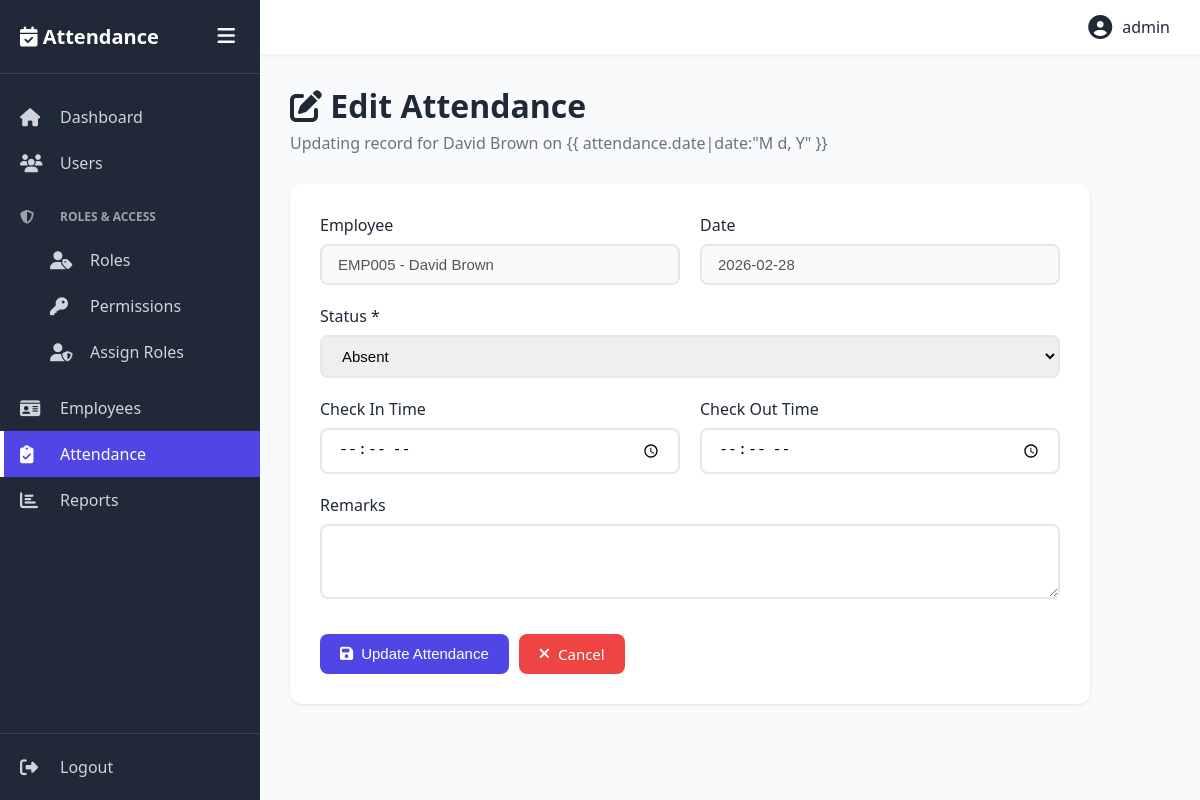
The page /attendance/edit/52/ (signed in) on the database its author committed.
### accounts/models.py (models this page shows, shortened)
class Attendance(models.Model):
    STATUS_CHOICES = [
        ('present', 'Present'),
        ('absent', 'Absent'),
        ('leave', 'Leave'),
        ('late', 'Late'),
    ]
    employee = models.ForeignKey(Employee, on_delete=models.CASCADE, related_name='attendances')
    date = models.DateField(default=timezone.now)
    check_in = models.TimeField(null=True, blank=True)
    check_out = models.TimeField(null=True, blank=True)
    status = models.CharField(max_length=10, choices=STATUS_CHOICES, default='absent')
    remarks = models.TextField(blank=True)
    created_at = models.DateTimeField(auto_now_add=True)
    class Meta:
        unique_together = ('employee', 'date')
        ordering = ['-date']

class Employee(models.Model):
    GENDER_CHOICES = [
        ('M', 'Male'),
        ('F', 'Female'),
        ('O', 'Other'),
    ]
    employee_id = models.CharField(max_length=20, unique=True, blank=True)
    first_name = models.CharField(max_length=100)
    last_name = models.CharField(max_length=100)
    email = models.EmailField(unique=True)
    phone = models.CharField(max_length=15)
    gender = models.CharField(max_length=1, choices=GENDER_CHOICES)
    date_of_birth = models.DateField()
    date_of_joining = models.DateField()
    department = models.CharField(max_length=100)
    designation = models.CharField(max_length=100)
    is_active = models.BooleanField(default=True)
    created_at = models.DateTimeField(auto_now_add=True)
    updated_at = models.DateTimeField(auto_now=True)

### accounts/views.py (the view, shortened to what this page needs)
# urls.py: path('attendance/edit/<int:attendance_id>/', views.attendance_edit, name='attendance_edit'),
@login_required
def attendance_edit(request, attendance_id):
    attendance = get_object_or_404(Attendance, id=attendance_id)
    return render(request, 'attendance/edit.html', {'attendance': attendance})

### templates/attendance/edit.html (shortened to what this page needs)
{% extends 'base.html' %}
{% block content %}
<div class="page-header">
    <h1><i class="fas fa-edit"></i> Edit Attendance</h1>
    <p>Updating record for {{ attendance.employee.first_name }} {{ attendance.employee.last_name }} on {{
        attendance.date|date:"M d, Y" }}</p>
</div>
<div class="form-container">
    <form method="POST">
        <div class="form-row">
            <div class="form-group">
                <label>Employee</label>
                <input type="text"
                    value="{{ attendance.employee.employee_id }} - {{ attendance.employee.first_name }} {{ attendance.employee.last_name }}"
                    disabled>
            </div>
            <div class="form-group">
                <label>Date</label>
                <input type="text" value="{{ attendance.date|date:'Y-m-d' }}" disabled>
            </div>
        </div>
        <div class="form-row">
            <div class="form-group">
                <label for="status">Status *</label>
                <select id="status" name="status" required>
                    <option value="absent" {% if attendance.status == 'absent' %}selected{% endif %}>Absent</option>
                </select>
            </div>
        </div>
        <div class="form-row">
            <div class="form-group">
                <label for="check_in">Check In Time</label>
                <input type="time" id="check_in" name="check_in" value="{{ attendance.check_in|time:'H:i' }}">
            </div>
            <div class="form-group">
                <label for="check_out">Check Out Time</label>
                <input type="time" id="check_out" name="check_out" value="{{ attendance.check_out|time:'H:i' }}">
            </div>
        </div>
        <div class="form-group">
            <label for="remarks">Remarks</label>
            <textarea id="remarks" name="remarks" rows="3">{{ attendance.remarks }}</textarea>
        </div>
        <div class="form-actions">
            <button type="submit" class="btn btn-primary">
                <i class="fas fa-save"></i> Update Attendance
            </button>
            <a href="{% url 'attendance_list' %}" class="btn btn-danger">
                <i class="fas fa-times"></i> Cancel
            </a>
        </div>
    </form>
</div>
{% endblock %}

### templates/base.html (shortened to what this page needs)
{% load static %}
<!DOCTYPE html>
<html lang="en">
<head>
    <link rel="stylesheet" href="{% static 'css/style.css' %}">
    <link rel="stylesheet" href="https://cdnjs.cloudflare.com/ajax/libs/font-awesome/6.4.0/css/all.min.css">
</head>
<body>
    <div class="container">
        <aside class="sidebar" id="sidebar">
            <div class="sidebar-header">
                <h2><i class="fas fa-calendar-check"></i> Attendance</h2>
                <button class="toggle-btn" id="toggleBtn">
                    <i class="fas fa-bars"></i>
                </button>
            </div>
            <nav class="sidebar-nav">
                <a href="{% url 'dashboard' %}"
                    class="nav-item {% if request.resolver_match.url_name == 'dashboard' %}active{% endif %}">
                    <i class="fas fa-home"></i>
                    <span>Dashboard</span>
                </a>
                <a href="{% url 'users_list' %}" class="nav-item {% if 'users' in request.path %}active{% endif %}">
                    <i class="fas fa-users"></i>
                    <span>Users</span>
                </a>
                <div class="nav-group">
                    <div class="nav-group-title">
                        <i class="fas fa-shield-alt"></i>
                        <span>Roles & Access</span>
                    </div>
                    <a href="{% url 'roles_list' %}"
                        class="nav-item sub-item {% if 'roles' in request.path %}active{% endif %}">
                        <i class="fas fa-user-tag"></i>
                        <span>Roles</span>
                    </a>
                    <a href="{% url 'permissions_list' %}"
                        class="nav-item sub-item {% if 'permissions' in request.path %}active{% endif %}">
                        <i class="fas fa-key"></i>
                        <span>Permissions</span>
                    </a>
                    <a href="{% url 'user_roles' %}"
                        class="nav-item sub-item {% if 'user-roles' in request.path %}active{% endif %}">
                        <i class="fas fa-user-shield"></i>
                        <span>Assign Roles</span>
                    </a>
                </div>
                <a href="{% url 'employees_list' %}"
                    class="nav-item {% if 'employees' in request.path %}active{% endif %}">
                    <i class="fas fa-id-card"></i>
                    <span>Employees</span>
                </a>
                <a href="{% url 'attendance_list' %}"
                    class="nav-item {% if 'attendance' in request.path %}active{% endif %}">
                    <i class="fas fa-clipboard-check"></i>
                    <span>Attendance</span>
                </a>
                <a href="{% url 'reports' %}" class="nav-item {% if 'reports' in request.path %}active{% endif %}">
                    <i class="fas fa-chart-bar"></i>
                    <span>Reports</span>
                </a>
            </nav>
            <div class="sidebar-footer">
                <a href="{% url 'logout' %}" class="nav-item logout">
                    <i class="fas fa-sign-out-alt"></i>
                    <span>Logout</span>
                </a>
            </div>
        </aside>
        <main class="main-content" id="mainContent">
            <header class="top-bar">
                <div class="user-info">
                    <i class="fas fa-user-circle"></i>
                    <span>{{ user.username }}</span>
                </div>
            </header>
            <div class="content">
                {% block content %}
                {% endblock %}
            </div>
        </main>
    </div>
</body>
</html>

### static/css/style.css (style rules this page uses)
* { margin: 0; padding: 0; box-sizing: border-box; }
:root { --primary: #4f46e5; --success: #10b981; --warning: #f59e0b; --danger: #ef4444; --info: #3b82f6; --dark: #1f2937; --light: #f3f4f6; --sidebar-width: 260px; --sidebar-collapsed: 70px; }
body { font-family: 'Segoe UI', Tahoma, Geneva, Verdana, sans-serif; background: #f9fafb; color: #374151; }
.container { display: flex; min-height: 100vh; }
.sidebar { width: var(--sidebar-width); background: var(--dark); color: white; display: flex; flex-direction: column; transition: width 0.3s ease; position: fixed; height: 100vh; overflow-y: auto; z-index: 1000; }
.sidebar-header { padding: 20px; display: flex; align-items: center; justify-content: space-between; border-bottom: 1px solid rgba(255, 255, 255, 0.1); }
.sidebar-header h2 { font-size: 20px; white-space: nowrap; overflow: hidden; }
.toggle-btn { background: none; border: none; color: white; font-size: 20px; cursor: pointer; padding: 5px; }
.sidebar-nav { flex: 1; padding: 20px 0; }
.nav-item { display: flex; align-items: center; padding: 12px 20px; color: #d1d5db; text-decoration: none; transition: all 0.3s; position: relative; }
.nav-item i { font-size: 18px; width: 30px; }
.nav-item span { margin-left: 10px; white-space: nowrap; }
.nav-item.active { background: var(--primary); color: white; }
.nav-item.active::before { content: ''; position: absolute; left: 0; top: 0; bottom: 0; width: 4px; background: white; }
.nav-group { margin: 10px 0; }
.nav-group-title { padding: 12px 20px; color: #9ca3af; font-size: 12px; text-transform: uppercase; font-weight: 600; display: flex; align-items: center; }
.nav-group-title i { font-size: 14px; width: 30px; }
.nav-group-title span { margin-left: 10px; }
.sub-item { padding-left: 50px; }
.sidebar-footer { border-top: 1px solid rgba(255, 255, 255, 0.1); padding: 10px 0; }
.main-content { flex: 1; margin-left: var(--sidebar-width); transition: margin-left 0.3s ease; }
.top-bar { background: white; padding: 15px 30px; box-shadow: 0 2px 4px rgba(0, 0, 0, 0.05); display: flex; justify-content: flex-end; align-items: center; }
.user-info { display: flex; align-items: center; gap: 10px; color: var(--dark); }
.user-info i { font-size: 24px; }
.content { padding: 30px; }
.page-header { margin-bottom: 30px; }
.page-header h1 { font-size: 32px; color: var(--dark); margin-bottom: 5px; }
.page-header p { color: #6b7280; }
.btn { padding: 10px 20px; border: none; border-radius: 8px; font-size: 15px; font-weight: 500; cursor: pointer; transition: all 0.3s; display: inline-flex; align-items: center; gap: 8px; text-decoration: none; }
.btn-primary { background: var(--primary); color: white; }
.btn-danger { background: var(--danger); color: white; }
.form-container { background: white; border-radius: 12px; padding: 30px; box-shadow: 0 1px 3px rgba(0, 0, 0, 0.1); max-width: 800px; }
.form-group { margin-bottom: 20px; }
.form-group label { display: block; margin-bottom: 8px; color: var(--dark); font-weight: 500; }
.form-group input, .form-group select, .form-group textarea { width: 100%; padding: 10px 16px; border: 2px solid #e5e7eb; border-radius: 8px; font-size: 15px; transition: all 0.3s; }
.form-row { display: grid; grid-template-columns: repeat(auto-fit, minmax(250px, 1fr)); gap: 20px; }
.form-actions { display: flex; gap: 10px; margin-top: 30px; }

### rows shown on the page
Attendance: employee.first_name "David", employee.last_name "Brown", employee.employee_id "EMP005 - David Brown", date "2026-02-28", status "Absent"

### other values the page prints
{{ user.username }} "admin"
